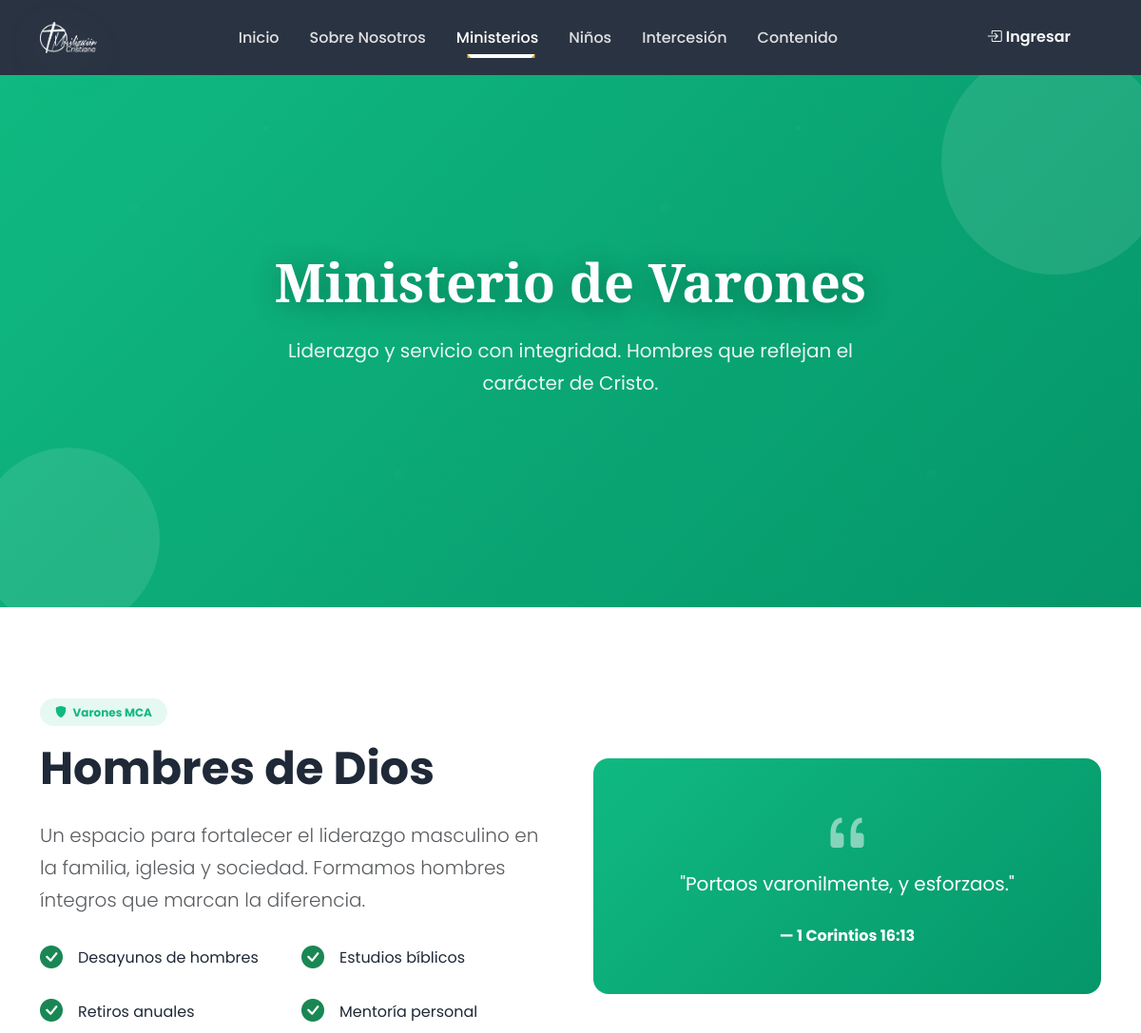
Before: /varones.php (upper part) with the older database file.
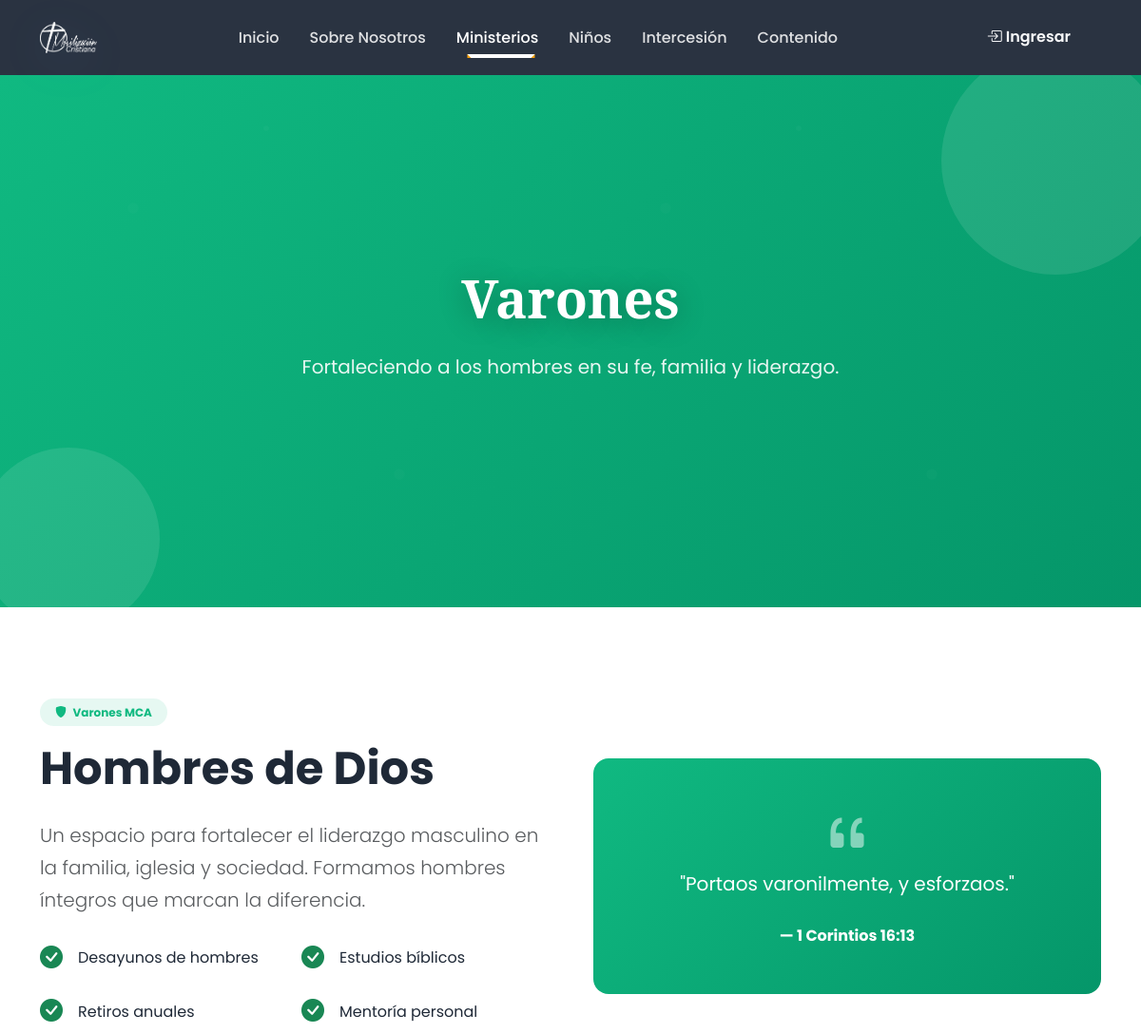
After: the same page with the newer database file.
### tables this page shows
CREATE TABLE `seccion_config` (
  `id` int(11) NOT NULL,
  `seccion_key` varchar(50) NOT NULL,
  `header_image_url` varchar(255) DEFAULT NULL,
  `header_title` varchar(255) DEFAULT NULL,
  `header_subtitle` text DEFAULT NULL,
  `updated_at` timestamp NOT NULL DEFAULT current_timestamp() ON UPDATE current_timestamp()
);

### includes/functions.php (called while the page is built, shortened)
<?php
function sanitize($input) {
    return htmlspecialchars(trim($input), ENT_QUOTES, 'UTF-8');
}
function getSectionConfig($sectionKey, $refresh = false) {
    try {
        $pdo = getConnection();
        $stmt = $pdo->prepare("SELECT * FROM seccion_config WHERE seccion_key = ?");
        $stmt->execute([$sectionKey]);
        $config = $stmt->fetch(PDO::FETCH_ASSOC);
        if ($config) {
            return $config;
        }
    } catch (Exception $e) {
    }
    return [];
}

### varones.php (the view, shortened to what this page needs)
<?php
$seccion = 'varones';
require_once __DIR__ . '/includes/header.php';
$sectionConfig = getSectionConfig($seccion);
$heroStyle = 'min-height: 50vh; background: linear-gradient(135deg, #10b981 0%, #059669 100%);';
$heroTitle = $sectionConfig['header_title'] ?? 'Ministerio de Varones';
$heroSubtitle = $sectionConfig['header_subtitle'] ?? 'Liderazgo y servicio con integridad. Hombres que reflejan el carácter de Cristo.';
?>
<section class="hero-section text-white" style="<?= $heroStyle ?>">
    <div class="floating-shapes">
        <div class="shape"></div>
        <div class="shape"></div>
    </div>
    <div class="container">
        <div class="row align-items-center justify-content-center text-center" style="min-height: 50vh;">
            <div class="col-lg-8 hero-content" data-aos="fade-up">
                <h1 class="hero-title display-heading"><?= sanitize($heroTitle) ?></h1>
                <p class="hero-subtitle mx-auto">
                    <?= sanitize($heroSubtitle) ?>
                </p>
            </div>
        </div>
    </div>
</section>
<section class="py-5">
    <div class="container py-5">
        <div class="row align-items-center g-5">
            <div class="col-lg-6" data-aos="fade-right">
                <span class="badge mb-3 px-3 py-2 rounded-pill" style="background: rgba(16, 185, 129, 0.1); color: #10b981;">
                    <i class="bi bi-shield-fill me-1"></i> Varones MCA
                </span>
                <h2 class="display-5 fw-bold mb-4">Hombres de Dios</h2>
                <p class="lead text-muted mb-4">
                    Un espacio para fortalecer el liderazgo masculino en la familia, iglesia y sociedad.
                    Formamos hombres íntegros que marcan la diferencia.
                </p>
                <div class="row g-3 mb-4">
                    <div class="col-6">
                        <div class="d-flex align-items-center">
                            <i class="bi bi-check-circle-fill text-success fs-4 me-3"></i>
                            <span>Desayunos de hombres</span>
                        </div>
                    </div>
                    <div class="col-6">
                        <div class="d-flex align-items-center">
                            <i class="bi bi-check-circle-fill text-success fs-4 me-3"></i>
                            <span>Estudios bíblicos</span>
                        </div>
                    </div>
                    <div class="col-6">
                        <div class="d-flex align-items-center">
                            <i class="bi bi-check-circle-fill text-success fs-4 me-3"></i>
                            <span>Retiros anuales</span>
                        </div>
                    </div>
                    <div class="col-6">
                        <div class="d-flex align-items-center">
                            <i class="bi bi-check-circle-fill text-success fs-4 me-3"></i>
                            <span>Mentoría personal</span>
                        </div>
                    </div>
                </div>
            </div>
            <div class="col-lg-6" data-aos="fade-left">
                <div class="rounded-4 p-5 text-white text-center" style="background: linear-gradient(135deg, #10b981, #059669);">
                    <i class="bi bi-quote display-4 mb-3 opacity-50"></i>
                    <p class="fs-5 mb-4">
                        "Portaos varonilmente, y esforzaos."
                    </p>
                    <p class="fw-bold mb-0">— 1 Corintios 16:13</p>
                </div>
            </div>
        </div>
    </div>
</section>
<?php require_once __DIR__ . '/includes/footer.php'; ?>

Changed rows visible on the page:
added seccion_config: header_title "Varones", header_subtitle "Fortaleciendo a los hombres en su fe, familia y liderazgo."
Other visible differences:
$heroTitle: "Ministerio de Varones" → (not shown)
$heroSubtitle: "Liderazgo y servicio con integridad. Hombres que reflejan el carácter de Cristo." → (not shown)
